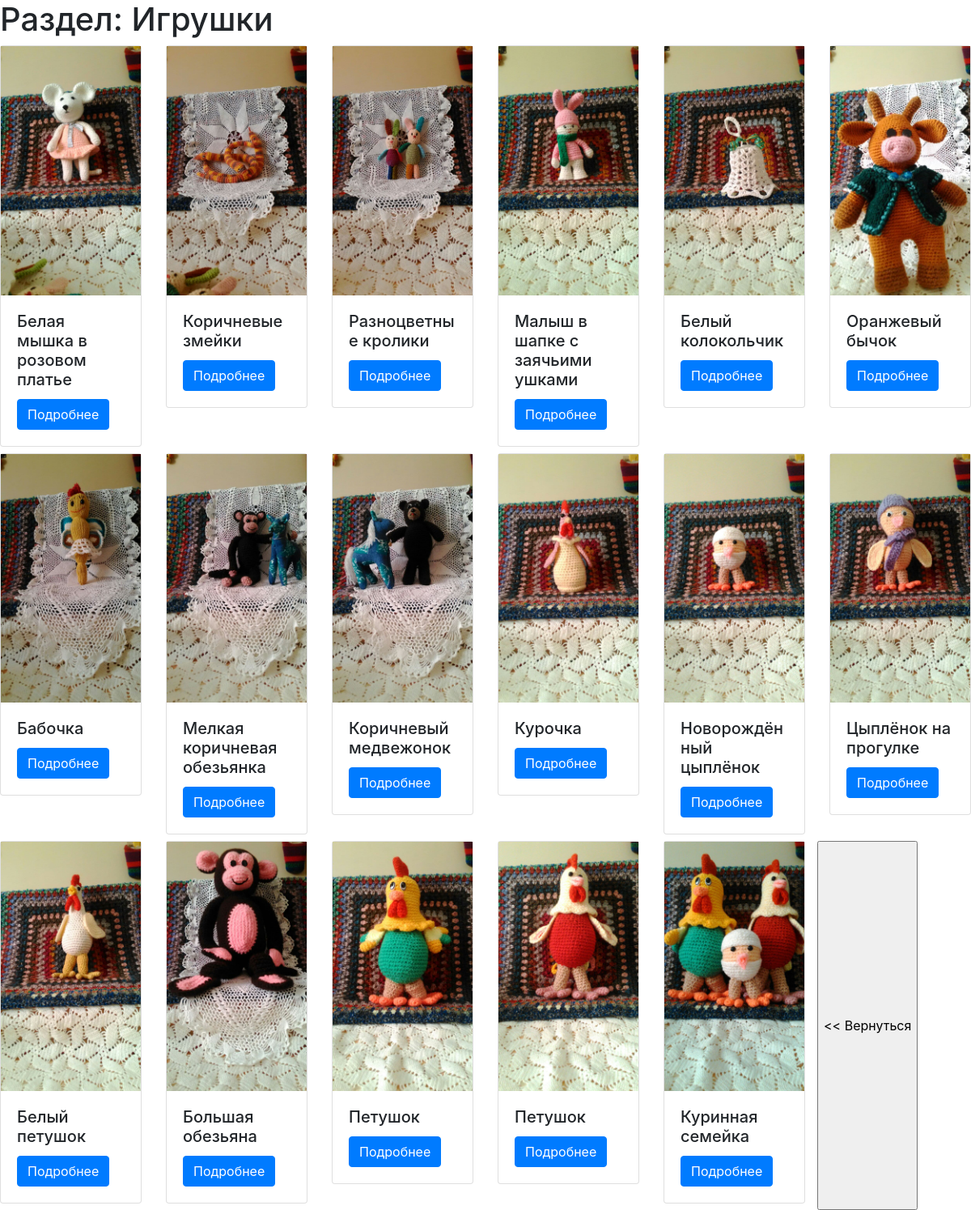
Page /cat/1/ on the committed database.
### toys/models.py (models this page shows, shortened)
class Cat(models.Model):
    name = models.CharField(max_length=60)

class Toy(models.Model):
    title = models.CharField(max_length=100)
    description = models.TextField()
    materials = models.ManyToManyField("Material", related_name="toys")
    image = models.FilePathField(path="toys/static/img")
    last_modified = models.DateTimeField(auto_now=True)
    cat = models.ForeignKey(Cat, on_delete = models.SET_NULL, blank=True, null=True)

### toys/views.py (the view)
# urls.py: path("cat/<int:pk>/", views.cat_detail, name="cat_detail"),
def cat_detail(request, pk):
    cats = Cat.objects.get(pk=pk)
    nm = cats.name
    cat_toys = Toy.objects.all().filter(cat__exact = pk)
    for cat_toy in cat_toys:
        cat_toy.image=cat_toy.image[12:]
    context = {'cat_toys': cat_toys, 'nm': nm}
    return render(request, 'cat_detail.html', context)

### toys/templates/cat_detail.html
{% extends "base.html" %}
{% load static %}
{% block page_content %}
<h1>Раздел: {{nm}}</h1>
<div class="row">
{% for c in cat_toys %}
    <div class="col-md-2">
        <div class="card mb-2">
            <img src="{% static c.image %}" alt="" width="100%">
            <div class="card-body">
                <h5 class="card-title">{{ c.title }}</h5>
                <a href="all/{{c.pk}}"
                   class="btn btn-primary">
                    Подробнее
                </a>
            </div>
        </div>
    </div>
    {% endfor %}
	<input type="button" onclick="history.back();" value="<< Вернуться"/>
</div>
{% endblock %}

### dj/templates/base.html (shortened to what this page needs)
<link rel="stylesheet" href="https://stackpath.bootstrapcdn.com/bootstrap/4.1.3/css/bootstrap.min.css">
{% block page_content %}{% endblock %}

### rows in the picture
Cat: name "Игрушки"
Toy: title "Белая мышка в розовом платье"
Toy: title "Коричневые змейки"
Toy: title "Разноцветные кролики"
Toy: title "Малыш в шапке с заячьими ушками"
Toy: title "Белый колокольчик"
Toy: title "Оранжевый бычок"
Toy: title "Бабочка"
Toy: title "Мелкая коричневая обезьянка"
Toy: title "Коричневый медвежонок"
Toy: title "Курочка"
Toy: title "Новорождённый цыплёнок"
Toy: title "Цыплёнок на прогулке"
Toy: title "Белый петушок"
Toy: title "Большая обезьяна"
Toy: title "Петушок"
Toy: title "Петушок"
Toy: title "Куринная семейка"
